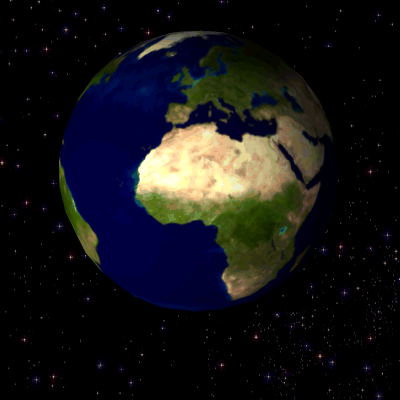
#> input picture demo/media/earth.gif, 400 x 400 px
$ python gen_updemo_earth.py ../demo/media/earth.gif ../demo/media/earth.gif 100
#> lines starting #> are read from the running program, lines starting #| are printed output that depends on the picture; after the words box and inside, x2 and y2 are one past the last pixel; in counts of white or black regions, pixels touching at a corner belong together
#!/usr/bin/env python3
"""Pack an animated GIF into dist/updemo/earth.anim, the file UPDemo's kitty animation scene plays.

Usage: python3 -I tools/gen_updemo_earth.py demo/media/earth.gif dist/updemo/earth.anim [size]

Format (big endian): "UPANIM1\\n", u32 frame count, then per frame u32 gap in
milliseconds, u32 PNG length, the PNG (size x size, RGBA: the globe disc fills the
square, everything outside it is alpha 0 so the fjord photo shows through). The demo sends each
PNG as a kitty graphics frame (f=100), the gaps as a=a commands, and the loop.
Needs Pillow. The GIF is data: read it with `python3 -I`.
"""
import io
import struct
import sys

from PIL import Image, ImageDraw, ImageSequence

# the globe disc inside the 400 x 400 NASA frames, measured over all 44 frames (centre x, centre y, radius)
DISC = (193.5, 198.0, 168.0)


def disc_mask(size):
    """alpha mask of the disc, antialiased by 4x supersampling; 255 inside, 0 outside"""
    cx, cy, r = DISC
    big = Image.new("L", (size * 4, size * 4), 0)
    ImageDraw.Draw(big).ellipse([0, 0, size * 4 - 1, size * 4 - 1], fill=255)
    return big.resize((size, size), Image.LANCZOS), (cx - r, cy - r, cx + r, cy + r)


def main():
    src, out = sys.argv[1], sys.argv[2]
    size = int(sys.argv[3]) if len(sys.argv) > 3 else 160
    frames = []
    for f in ImageSequence.Iterator(Image.open(src)):
        gap = f.info.get("duration", 90) or 90
#> gap = 90
        mask, box = disc_mask(size)
#> in disc_mask, `big = Image.new("L", (size * 4, size * 4), 0)`: big: PIL image 400x400 L; every value is 0
#> in disc_mask, `ImageDraw.Draw(big).ellipse([0, 0, size * 4 - 1, size * 4 - 1], fill=2..`:
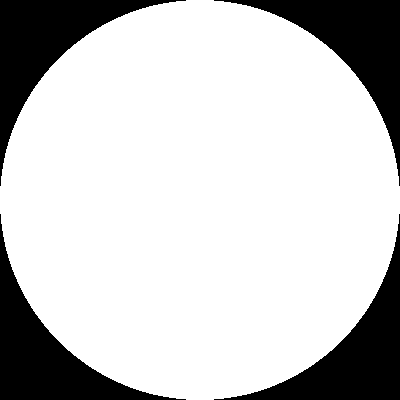
#> big: PIL image 400x400 L; 78.5% white; 4 black regions, box (x1, y1, x2, y2) and area: (0, 0, 186, 186) 8595, (214, 0, 400, 186) 8595, (0, 214, 186, 400) 8595, (214, 214, 400, 400) 8595
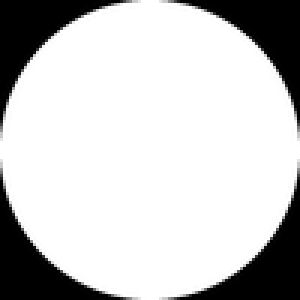
#> mask: PIL image 100x100 L (shown 3 times larger); min 0, max 255, mean 200.2
#> box = (25.5, 30, 361.5, 366)
        g = f.convert("RGB").crop(tuple(int(round(v)) for v in box)).resize((size, size), Image.LANCZOS)
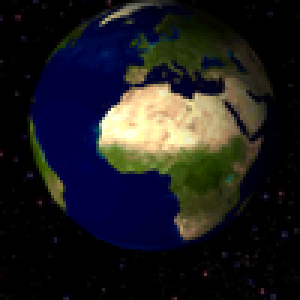
#> g: PIL image 100x100 RGB (shown 3 times larger); mean R, G, B 29.7, 29.3, 32.1
        g.putalpha(mask)
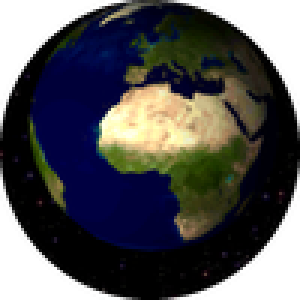
#> g: PIL image 100x100 RGBA (shown 3 times larger); mean R, G, B, A 29.7, 29.3, 32.1, 200.2; transparent parts drawn white
        buf = io.BytesIO()
        g.save(buf, "PNG", optimize=True)
        frames.append((gap, buf.getvalue()))
    with open(out, "wb") as fh:
        fh.write(b"UPANIM1\n" + struct.pack(">I", len(frames)))
        for gap, png in frames:
            fh.write(struct.pack(">II", gap, len(png)) + png)
    print(len(frames), "frames", size, "px")


main()
